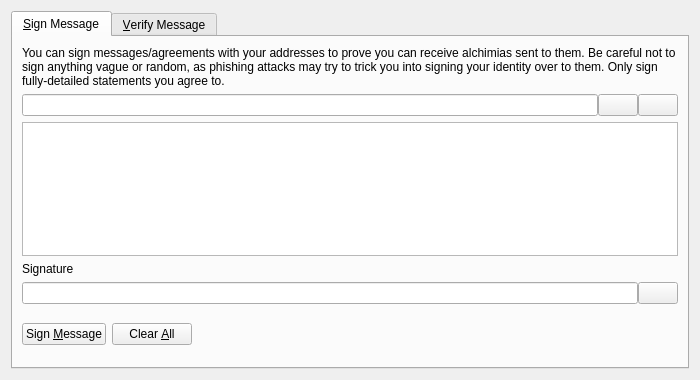
<?xml version="1.0" encoding="UTF-8"?>
<ui version="4.0">
 <class>SignVerifyMessageDialog</class>
 <widget class="QDialog" name="SignVerifyMessageDialog">
  <property name="geometry">
   <rect>
    <x>0</x>
    <y>0</y>
    <width>700</width>
    <height>380</height>
   </rect>
  </property>
  <property name="windowTitle">
   <string>Signatures - Sign / Verify a Message</string>
  </property>
  <property name="modal">
   <bool>true</bool>
  </property>
  <layout class="QVBoxLayout" name="verticalLayout">
   <item>
    <widget class="QTabWidget" name="tabWidget">
     <property name="currentIndex">
      <number>0</number>
     </property>
     <widget class="QWidget" name="tabSignMessage">
      <attribute name="title">
       <string>&amp;Sign Message</string>
      </attribute>
      <layout class="QVBoxLayout" name="verticalLayout_SM">
       <item>
        <widget class="QLabel" name="infoLabel_SM">
         <property name="text">
          <string>You can sign messages/agreements with your addresses to prove you can receive alchimias sent to them. Be careful not to sign anything vague or random, as phishing attacks may try to trick you into signing your identity over to them. Only sign fully-detailed statements you agree to.</string>
         </property>
         <property name="textFormat">
          <enum>Qt::PlainText</enum>
         </property>
         <property name="wordWrap">
          <bool>true</bool>
         </property>
        </widget>
       </item>
       <item>
        <layout class="QHBoxLayout" name="horizontalLayout_1_SM">
         <property name="spacing">
          <number>0</number>
         </property>
         <item>
          <widget class="QValidatedLineEdit" name="addressIn_SM">
           <property name="toolTip">
            <string>The alchimia address to sign the message with</string>
           </property>
          </widget>
         </item>
         <item>
          <widget class="QPushButton" name="addressBookButton_SM">
           <property name="toolTip">
            <string>Choose previously used address</string>
           </property>
           <property name="text">
            <string/>
           </property>
           <property name="icon">
            <iconset resource="../bitcoin.qrc">
             <normaloff>:/icons/address-book</normaloff>:/icons/address-book</iconset>
           </property>
           <property name="shortcut">
            <string>Alt+A</string>
           </property>
           <property name="autoDefault">
            <bool>false</bool>
           </property>
          </widget>
         </item>
         <item>
          <widget class="QPushButton" name="pasteButton_SM">
           <property name="toolTip">
            <string>Paste address from clipboard</string>
           </property>
           <property name="text">
            <string/>
           </property>
           <property name="icon">
            <iconset resource="../bitcoin.qrc">
             <normaloff>:/icons/editpaste</normaloff>:/icons/editpaste</iconset>
           </property>
           <property name="shortcut">
            <string>Alt+P</string>
           </property>
           <property name="autoDefault">
            <bool>false</bool>
           </property>
          </widget>
         </item>
        </layout>
       </item>
       <item>
        <widget class="QPlainTextEdit" name="messageIn_SM">
         <property name="toolTip">
          <string>Enter the message you want to sign here</string>
         </property>
        </widget>
       </item>
       <item>
        <widget class="QLabel" name="signatureLabel_SM">
         <property name="text">
          <string>Signature</string>
         </property>
         <property name="textFormat">
          <enum>Qt::PlainText</enum>
         </property>
        </widget>
       </item>
       <item>
        <layout class="QHBoxLayout" name="horizontalLayout_2_SM">
         <property name="spacing">
          <number>0</number>
         </property>
         <item>
          <widget class="QLineEdit" name="signatureOut_SM">
           <property name="font">
            <font>
             <italic>true</italic>
            </font>
           </property>
           <property name="readOnly">
            <bool>true</bool>
           </property>
          </widget>
         </item>
         <item>
          <widget class="QPushButton" name="copySignatureButton_SM">
           <property name="toolTip">
            <string>Copy the current signature to the system clipboard</string>
           </property>
           <property name="text">
            <string/>
           </property>
           <property name="icon">
            <iconset resource="../bitcoin.qrc">
             <normaloff>:/icons/editcopy</normaloff>:/icons/editcopy</iconset>
           </property>
           <property name="autoDefault">
            <bool>false</bool>
           </property>
          </widget>
         </item>
        </layout>
       </item>
       <item>
        <layout class="QHBoxLayout" name="horizontalLayout_3_SM">
         <item>
          <widget class="QPushButton" name="signMessageButton_SM">
           <property name="toolTip">
            <string>Sign the message to prove you own this alchimia address</string>
           </property>
           <property name="text">
            <string>Sign &amp;Message</string>
           </property>
           <property name="icon">
            <iconset resource="../bitcoin.qrc">
             <normaloff>:/icons/edit</normaloff>:/icons/edit</iconset>
           </property>
           <property name="autoDefault">
            <bool>false</bool>
           </property>
          </widget>
         </item>
         <item>
          <widget class="QPushButton" name="clearButton_SM">
           <property name="toolTip">
            <string>Reset all sign message fields</string>
           </property>
           <property name="text">
            <string>Clear &amp;All</string>
           </property>
           <property name="icon">
            <iconset resource="../bitcoin.qrc">
             <normaloff>:/icons/remove</normaloff>:/icons/remove</iconset>
           </property>
           <property name="autoDefault">
            <bool>false</bool>
           </property>
          </widget>
         </item>
         <item>
          <spacer name="horizontalSpacer_1_SM">
           <property name="orientation">
            <enum>Qt::Horizontal</enum>
           </property>
           <property name="sizeHint" stdset="0">
            <size>
             <width>40</width>
             <height>48</height>
            </size>
           </property>
          </spacer>
         </item>
         <item>
          <widget class="QLabel" name="statusLabel_SM">
           <property name="font">
            <font>
             <weight>75</weight>
             <bold>true</bold>
            </font>
           </property>
           <property name="text">
            <string/>
           </property>
           <property name="wordWrap">
            <bool>true</bool>
           </property>
          </widget>
         </item>
         <item>
          <spacer name="horizontalSpacer_2_SM">
           <property name="orientation">
            <enum>Qt::Horizontal</enum>
           </property>
           <property name="sizeHint" stdset="0">
            <size>
             <width>40</width>
             <height>48</height>
            </size>
           </property>
          </spacer>
         </item>
        </layout>
       </item>
      </layout>
     </widget>
     <widget class="QWidget" name="tabVerifyMessage">
      <attribute name="title">
       <string>&amp;Verify Message</string>
      </attribute>
      <layout class="QVBoxLayout" name="verticalLayout_VM">
       <item>
        <widget class="QLabel" name="infoLabel_VM">
         <property name="text">
          <string>Enter the receiver's address, message (ensure you copy line breaks, spaces, tabs, etc. exactly) and signature below to verify the message. Be careful not to read more into the signature than what is in the signed message itself, to avoid being tricked by a man-in-the-middle attack. Note that this only proves the signing party receives with the address, it cannot prove sendership of any transaction!</string>
         </property>
         <property name="textFormat">
          <enum>Qt::PlainText</enum>
         </property>
         <property name="alignment">
          <set>Qt::AlignLeading|Qt::AlignLeft|Qt::AlignTop</set>
         </property>
         <property name="wordWrap">
          <bool>true</bool>
         </property>
        </widget>
       </item>
       <item>
        <layout class="QHBoxLayout" name="horizontalLayout_1_VM">
         <property name="spacing">
          <number>0</number>
         </property>
         <item>
          <widget class="QValidatedLineEdit" name="addressIn_VM">
           <property name="toolTip">
            <string>The alchimia address the message was signed with</string>
           </property>
          </widget>
         </item>
         <item>
          <widget class="QPushButton" name="addressBookButton_VM">
           <property name="toolTip">
            <string>Choose previously used address</string>
           </property>
           <property name="text">
            <string/>
           </property>
           <property name="icon">
            <iconset resource="../bitcoin.qrc">
             <normaloff>:/icons/address-book</normaloff>:/icons/address-book</iconset>
           </property>
           <property name="shortcut">
            <string>Alt+A</string>
           </property>
           <property name="autoDefault">
            <bool>false</bool>
           </property>
          </widget>
         </item>
        </layout>
       </item>
       <item>
        <widget class="QPlainTextEdit" name="messageIn_VM"/>
       </item>
       <item>
        <widget class="QValidatedLineEdit" name="signatureIn_VM"/>
       </item>
       <item>
        <layout class="QHBoxLayout" name="horizontalLayout_2_VM">
         <item>
          <widget class="QPushButton" name="verifyMessageButton_VM">
           <property name="toolTip">
            <string>Verify the message to ensure it was signed with the specified alchimia address</string>
           </property>
           <property name="text">
            <string>Verify &amp;Message</string>
           </property>
           <property name="icon">
            <iconset resource="../bitcoin.qrc">
             <normaloff>:/icons/transaction_0</normaloff>:/icons/transaction_0</iconset>
           </property>
           <property name="autoDefault">
            <bool>false</bool>
           </property>
          </widget>
         </item>
         <item>
          <widget class="QPushButton" name="clearButton_VM">
           <property name="toolTip">
            <string>Reset all verify message fields</string>
           </property>
           <property name="text">
            <string>Clear &amp;All</string>
           </property>
           <property name="icon">
            <iconset resource="../bitcoin.qrc">
             <normaloff>:/icons/remove</normaloff>:/icons/remove</iconset>
           </property>
           <property name="autoDefault">
            <bool>false</bool>
           </property>
          </widget>
         </item>
         <item>
          <spacer name="horizontalSpacer_1_VM">
           <property name="orientation">
            <enum>Qt::Horizontal</enum>
           </property>
           <property name="sizeHint" stdset="0">
            <size>
             <width>40</width>
             <height>48</height>
            </size>
           </property>
          </spacer>
         </item>
         <item>
          <widget class="QLabel" name="statusLabel_VM">
           <property name="font">
            <font>
             <weight>75</weight>
             <bold>true</bold>
            </font>
           </property>
           <property name="text">
            <string/>
           </property>
           <property name="wordWrap">
            <bool>true</bool>
           </property>
          </widget>
         </item>
         <item>
          <spacer name="horizontalSpacer_2_VM">
           <property name="orientation">
            <enum>Qt::Horizontal</enum>
           </property>
           <property name="sizeHint" stdset="0">
            <size>
             <width>40</width>
             <height>48</height>
            </size>
           </property>
          </spacer>
         </item>
        </layout>
       </item>
      </layout>
     </widget>
    </widget>
   </item>
  </layout>
 </widget>
 <customwidgets>
  <customwidget>
   <class>QValidatedLineEdit</class>
   <extends>QLineEdit</extends>
   <header>qvalidatedlineedit.h</header>
  </customwidget>
 </customwidgets>
 <resources>
  <include location="../bitcoin.qrc"/>
 </resources>
 <connections/>
</ui>
